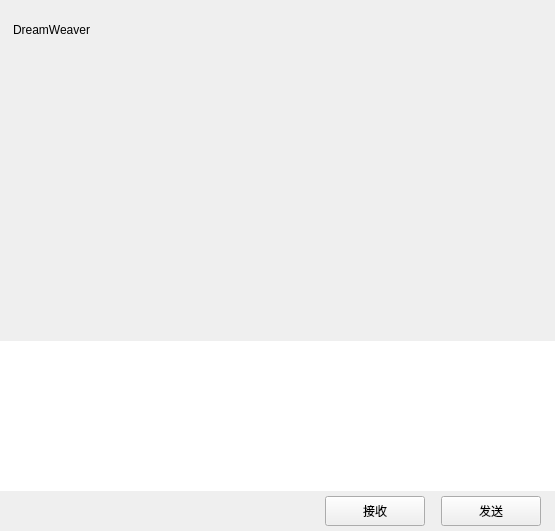
<?xml version="1.0" encoding="UTF-8"?>
<ui version="4.0">
 <class>ChatPage</class>
 <widget class="QWidget" name="ChatPage">
  <property name="geometry">
   <rect>
    <x>0</x>
    <y>0</y>
    <width>555</width>
    <height>531</height>
   </rect>
  </property>
  <property name="windowTitle">
   <string>Form</string>
  </property>
  <layout class="QVBoxLayout" name="verticalLayout">
   <property name="spacing">
    <number>0</number>
   </property>
   <property name="leftMargin">
    <number>0</number>
   </property>
   <property name="topMargin">
    <number>0</number>
   </property>
   <property name="rightMargin">
    <number>0</number>
   </property>
   <property name="bottomMargin">
    <number>0</number>
   </property>
   <item>
    <widget class="QWidget" name="chat_data_wid" native="true">
     <property name="sizePolicy">
      <sizepolicy hsizetype="Expanding" vsizetype="Expanding">
       <horstretch>0</horstretch>
       <verstretch>0</verstretch>
      </sizepolicy>
     </property>
     <layout class="QVBoxLayout" name="verticalLayout_2">
      <property name="spacing">
       <number>0</number>
      </property>
      <property name="leftMargin">
       <number>0</number>
      </property>
      <property name="topMargin">
       <number>0</number>
      </property>
      <property name="rightMargin">
       <number>0</number>
      </property>
      <property name="bottomMargin">
       <number>0</number>
      </property>
      <item>
       <widget class="QWidget" name="title_wid" native="true">
        <property name="minimumSize">
         <size>
          <width>0</width>
          <height>60</height>
         </size>
        </property>
        <property name="maximumSize">
         <size>
          <width>16777215</width>
          <height>60</height>
         </size>
        </property>
        <layout class="QVBoxLayout" name="verticalLayout_3">
         <property name="leftMargin">
          <number>11</number>
         </property>
         <property name="topMargin">
          <number>2</number>
         </property>
         <property name="rightMargin">
          <number>2</number>
         </property>
         <property name="bottomMargin">
          <number>2</number>
         </property>
         <item>
          <widget class="QWidget" name="widget" native="true">
           <layout class="QHBoxLayout" name="horizontalLayout_3">
            <property name="leftMargin">
             <number>2</number>
            </property>
            <property name="topMargin">
             <number>2</number>
            </property>
            <property name="rightMargin">
             <number>2</number>
            </property>
            <property name="bottomMargin">
             <number>2</number>
            </property>
            <item>
             <widget class="QLabel" name="title_lb">
              <property name="text">
               <string>DreamWeaver</string>
              </property>
             </widget>
            </item>
           </layout>
          </widget>
         </item>
        </layout>
       </widget>
      </item>
      <item>
       <widget class="ChatView" name="chat_data_list" native="true"/>
      </item>
      <item>
       <widget class="QWidget" name="tool_wid" native="true">
        <property name="minimumSize">
         <size>
          <width>0</width>
          <height>40</height>
         </size>
        </property>
        <property name="maximumSize">
         <size>
          <width>16777215</width>
          <height>40</height>
         </size>
        </property>
        <layout class="QHBoxLayout" name="horizontalLayout_5">
         <property name="leftMargin">
          <number>2</number>
         </property>
         <property name="topMargin">
          <number>2</number>
         </property>
         <property name="rightMargin">
          <number>2</number>
         </property>
         <property name="bottomMargin">
          <number>2</number>
         </property>
         <item>
          <spacer name="horizontalSpacer_7">
           <property name="orientation">
            <enum>Qt::Horizontal</enum>
           </property>
           <property name="sizeType">
            <enum>QSizePolicy::Fixed</enum>
           </property>
           <property name="sizeHint" stdset="0">
            <size>
             <width>5</width>
             <height>20</height>
            </size>
           </property>
          </spacer>
         </item>
         <item>
          <widget class="ClickedLabel" name="emo_lb">
           <property name="minimumSize">
            <size>
             <width>25</width>
             <height>25</height>
            </size>
           </property>
           <property name="maximumSize">
            <size>
             <width>25</width>
             <height>25</height>
            </size>
           </property>
           <property name="text">
            <string/>
           </property>
          </widget>
         </item>
         <item>
          <spacer name="horizontalSpacer_6">
           <property name="orientation">
            <enum>Qt::Horizontal</enum>
           </property>
           <property name="sizeType">
            <enum>QSizePolicy::Fixed</enum>
           </property>
           <property name="sizeHint" stdset="0">
            <size>
             <width>5</width>
             <height>20</height>
            </size>
           </property>
          </spacer>
         </item>
         <item>
          <widget class="ClickedLabel" name="file_lb">
           <property name="minimumSize">
            <size>
             <width>30</width>
             <height>30</height>
            </size>
           </property>
           <property name="maximumSize">
            <size>
             <width>30</width>
             <height>30</height>
            </size>
           </property>
           <property name="text">
            <string/>
           </property>
          </widget>
         </item>
         <item>
          <spacer name="horizontalSpacer_5">
           <property name="orientation">
            <enum>Qt::Horizontal</enum>
           </property>
           <property name="sizeHint" stdset="0">
            <size>
             <width>40</width>
             <height>20</height>
            </size>
           </property>
          </spacer>
         </item>
        </layout>
       </widget>
      </item>
      <item>
       <widget class="MessageTextEdit" name="chatEdit">
        <property name="minimumSize">
         <size>
          <width>0</width>
          <height>150</height>
         </size>
        </property>
        <property name="maximumSize">
         <size>
          <width>16777215</width>
          <height>150</height>
         </size>
        </property>
        <property name="frameShape">
         <enum>QFrame::NoFrame</enum>
        </property>
       </widget>
      </item>
      <item>
       <widget class="QWidget" name="send_wid" native="true">
        <property name="minimumSize">
         <size>
          <width>0</width>
          <height>40</height>
         </size>
        </property>
        <property name="maximumSize">
         <size>
          <width>16777215</width>
          <height>40</height>
         </size>
        </property>
        <layout class="QHBoxLayout" name="horizontalLayout_4">
         <property name="topMargin">
          <number>2</number>
         </property>
         <property name="bottomMargin">
          <number>2</number>
         </property>
         <item>
          <spacer name="horizontalSpacer_2">
           <property name="orientation">
            <enum>Qt::Horizontal</enum>
           </property>
           <property name="sizeHint" stdset="0">
            <size>
             <width>36</width>
             <height>20</height>
            </size>
           </property>
          </spacer>
         </item>
         <item>
          <widget class="ClickedBtn" name="receive_btn">
           <property name="minimumSize">
            <size>
             <width>100</width>
             <height>30</height>
            </size>
           </property>
           <property name="maximumSize">
            <size>
             <width>100</width>
             <height>30</height>
            </size>
           </property>
           <property name="text">
            <string>接收</string>
           </property>
          </widget>
         </item>
         <item>
          <spacer name="horizontalSpacer_3">
           <property name="orientation">
            <enum>Qt::Horizontal</enum>
           </property>
           <property name="sizeType">
            <enum>QSizePolicy::Fixed</enum>
           </property>
           <property name="sizeHint" stdset="0">
            <size>
             <width>10</width>
             <height>20</height>
            </size>
           </property>
          </spacer>
         </item>
         <item>
          <widget class="ClickedBtn" name="send_btn">
           <property name="minimumSize">
            <size>
             <width>100</width>
             <height>30</height>
            </size>
           </property>
           <property name="maximumSize">
            <size>
             <width>100</width>
             <height>30</height>
            </size>
           </property>
           <property name="text">
            <string>发送</string>
           </property>
          </widget>
         </item>
         <item>
          <spacer name="horizontalSpacer_4">
           <property name="orientation">
            <enum>Qt::Horizontal</enum>
           </property>
           <property name="sizeType">
            <enum>QSizePolicy::Fixed</enum>
           </property>
           <property name="sizeHint" stdset="0">
            <size>
             <width>5</width>
             <height>20</height>
            </size>
           </property>
          </spacer>
         </item>
        </layout>
       </widget>
      </item>
     </layout>
    </widget>
   </item>
  </layout>
 </widget>
 <customwidgets>
  <customwidget>
   <class>ClickedBtn</class>
   <extends>QPushButton</extends>
   <header>clickedbtn.h</header>
  </customwidget>
  <customwidget>
   <class>ClickedLabel</class>
   <extends>QLabel</extends>
   <header>clickedlabel.h</header>
  </customwidget>
  <customwidget>
   <class>MessageTextEdit</class>
   <extends>QTextEdit</extends>
   <header>MessageTextEdit.h</header>
  </customwidget>
  <customwidget>
   <class>ChatView</class>
   <extends>QWidget</extends>
   <header>chatview.h</header>
   <container>1</container>
  </customwidget>
 </customwidgets>
 <resources/>
 <connections/>
</ui>
